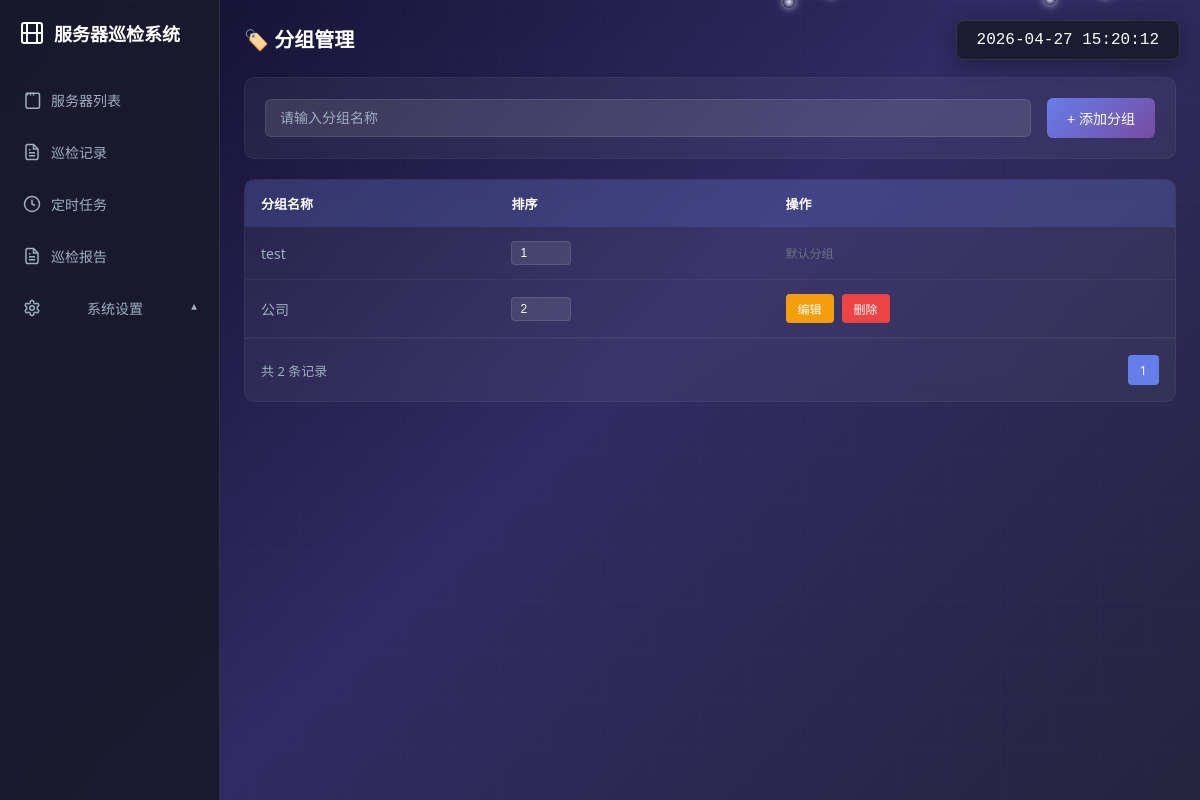
Before: /groups with the older database file.
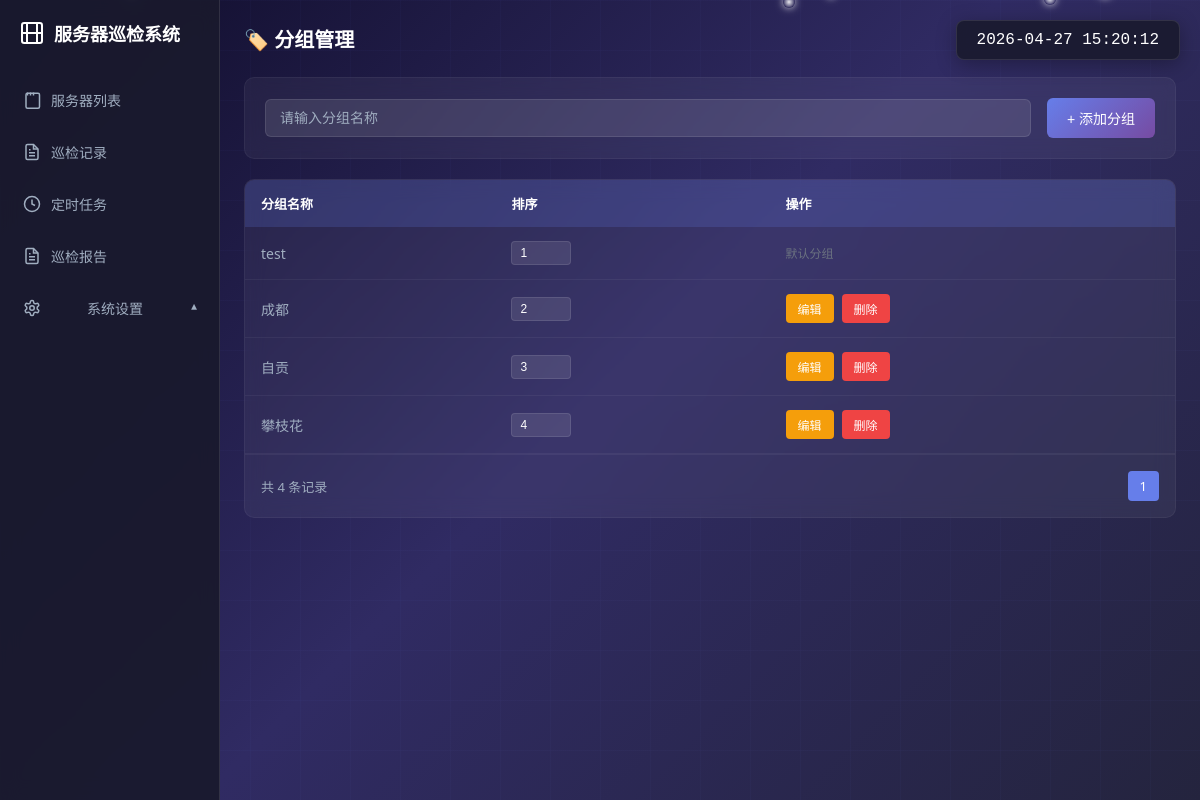
After: the same page with the newer database file.
### tables this page shows
CREATE TABLE groups (
            id INTEGER PRIMARY KEY AUTOINCREMENT,
            name TEXT NOT NULL UNIQUE,
            created_at TIMESTAMP DEFAULT CURRENT_TIMESTAMP
        , sort_order INTEGER DEFAULT 0, is_deleted INTEGER DEFAULT 0);

### app.py (the view)
@app.route('/groups')
def groups():
    groups = get_all_groups()
    return render_template('groups.html', groups=groups)

### database.py (called while the page is built)
def get_connection():
    return sqlite3.connect(DATABASE_PATH)

def get_all_groups():
    conn = get_connection()
    cursor = conn.cursor()
    cursor.execute('SELECT id, name, sort_order FROM groups WHERE is_deleted = 0 ORDER BY sort_order ASC, created_at DESC')
    groups = cursor.fetchall()
    conn.close()
    return groups

### templates/groups.html (shortened to what this page needs)
<!DOCTYPE html>
<html lang="zh-CN">
<head>
</head>
<body>
    <div class="bg-animation"></div>
    <div class="bg-grid"></div>
    <div class="snow-container" id="snowContainer"></div>
    <div class="current-time" id="currentTime"></div>
    <div class="sidebar">
        <div class="logo">
            <h1>
                <svg viewBox="0 0 24 24" fill="none" stroke="currentColor" stroke-width="2">
                    <rect x="2" y="2" width="20" height="20" rx="2.18" ry="2.18"></rect>
                    <line x1="7" y1="2" x2="7" y2="22"></line>
                    <line x1="17" y1="2" x2="17" y2="22"></line>
                    <line x1="2" y1="12" x2="22" y2="12"></line>
                </svg>
                服务器巡检系统
            </h1>
        </div>
        <ul class="menu">
            <li>
                <a href="/">
                    <svg viewBox="0 0 24 24" fill="none" stroke="currentColor" stroke-width="2">
                        <path d="M4 21V5a2 2 0 0 1 2-2h14a2 2 0 0 1 2 2v16a2 2 0 0 1-2 2H6a2 2 0 0 1-2-2z"></path>
                        <path d="M14 2v4"></path>
                        <path d="M10 2v4"></path>
                        <path d="M6 2v4"></path>
                    </svg>
                    服务器列表
                </a>
            </li>
            <li>
                <a href="/records">
                    巡检记录
                </a>
            </li>
            <li>
                <a href="/tasks">
                    <svg viewBox="0 0 24 24" fill="none" stroke="currentColor" stroke-width="2">
                        <circle cx="12" cy="12" r="10"></circle>
                        <polyline points="12 6 12 12 16 14"></polyline>
                    </svg>
                    定时任务
                </a>
            </li>
            <li>
                <a href="/reports">
                    巡检报告
                </a>
            </li>
            <li class="has-submenu active">
                <a href="#" class="submenu-toggle">
                    系统设置
                    <span class="submenu-icon">▼</span>
                </a>
            </li>
        </ul>
    </div>
    <div class="main-content">
        <div class="header">
            <div class="header-left">
                <h2>🏷️ 分组管理</h2>
            </div>
        </div>
        <div class="search-bar">
            <input type="text" id="group_name" placeholder="请输入分组名称">
            <button class="btn-add" onclick="addGroup()">+ 添加分组</button>
        </div>
        <div class="table-container">
            {% if groups %}
            <table class="data-table">
                <thead>
                    <tr>
                        <th>分组名称</th>
                        <th>排序</th>
                        <th>操作</th>
                    </tr>
                </thead>
                <tbody>
                    {% for group in groups %}
                    <tr>
                        <td>{{ group[1] }}</td>
                        <td>
                            <input type="number" class="sort-input" value="{{ group[2] }}" onchange="updateSort({{ group[0] }}, this.value)">
                        </td>
                        <td>
                            <div class="action-btns">
                                {% if group[0] != 1 %}
                                <button class="action-btn btn-edit" onclick="editGroup({{ group[0] }}, '{{ group[1] }}')">编辑</button>
                                <button class="action-btn btn-delete" onclick="deleteGroup({{ group[0] }})">删除</button>
                                {% else %}
                                <span style="color: #6b7280; font-size: 12px;">默认分组</span>
                                {% endif %}
                            </div>
                        </td>
                    </tr>
                    {% endfor %}
                </tbody>
            </table>
            <div class="pagination">
                <div class="pagination-info">共 {{ groups|length }} 条记录</div>
                <div class="pagination-links">
                    <a href="#" class="active">1</a>
                </div>
            </div>
            {% else %}
            <div class="empty-state">
                <h3>暂无分组</h3>
                <p>点击上方按钮添加您的第一个分组</p>
            </div>
            {% endif %}
        </div>
    </div>
</body>
</html>

Changed rows visible on the page:
changed groups id 2: name "公司" → "成都"
added groups: name "自贡", sort_order+id "3"
added groups: name "攀枝花", sort_order+id "4"
Other visible differences:
{{ groups|length }}: "2" → "4"
